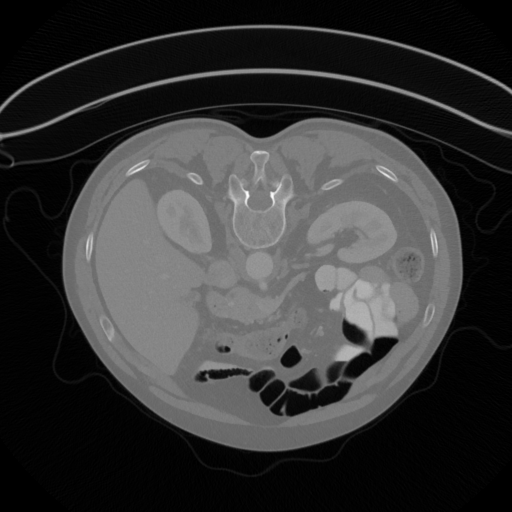
#> input picture exams/2022/fall/data/dicom/1-162.dcm, 512 x 512 px
$ python exam_fall_2022_solution.py
#> lines starting #> are read from the running program, lines starting #| are printed output that depends on the picture; after the words box and inside, x2 and y2 are one past the last pixel; in counts of white or black regions, pixels touching at a corner belong together; pictures that were not available may be replaced by others from this repository, and a replacement may not be noted
import matplotlib.pyplot as plt
import numpy as np
import pydicom as dicom
from skimage.morphology import erosion
from skimage.morphology import disk
from skimage.filters import prewitt
import math
from scipy.stats import norm
import pandas as pd
import seaborn as sns
from skimage import color, io, measure, segmentation, img_as_ubyte
from skimage.filters import threshold_otsu
from skimage.filters import gaussian
from skimage.color import label2rgb
from scipy.spatial import distance
from skimage.transform import rotate
from skimage.transform import EuclideanTransform
from skimage.transform import warp
from skimage.transform import matrix_transform


# E2022
# [248 lines left out: functions pca_on_car_data, haar_feature, system_frame_rate, we_cu_change_detection, linear_stretch_and_otsus, car_tracking_rgb_to_hsv_threshold and 3 more, not called in this run]


# E2022
def abdominal_analysis():
    in_dir = "../data/dicom/"
    ct = dicom.read_file(in_dir + '1-162.dcm')
    ground_truth_img = io.imread(in_dir + 'KidneyROI.png')
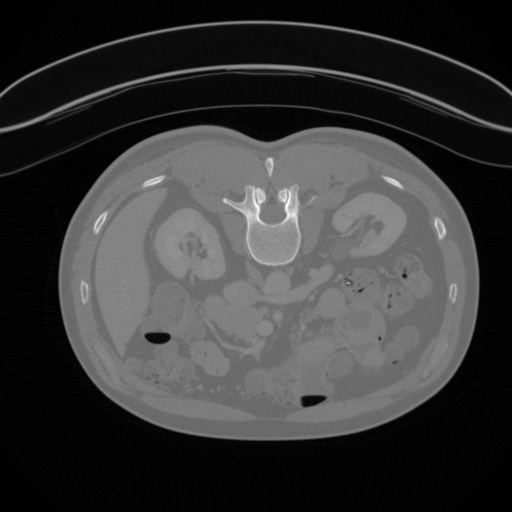
#> input picture exams/2021/spring/data/1-179.dcm, 512 x 512 px, given in place of KidneyROI.png, which was not available
#> ground_truth_img is the input picture: shape (512, 512) int16; min -1024, max 1174, mean -540.1

    img = ct.pixel_array
#> img is the input picture: shape (512, 512) int16; min -1024, max 1140, mean -568.5

    liver_roi = io.imread(in_dir + 'LiverROI.png')
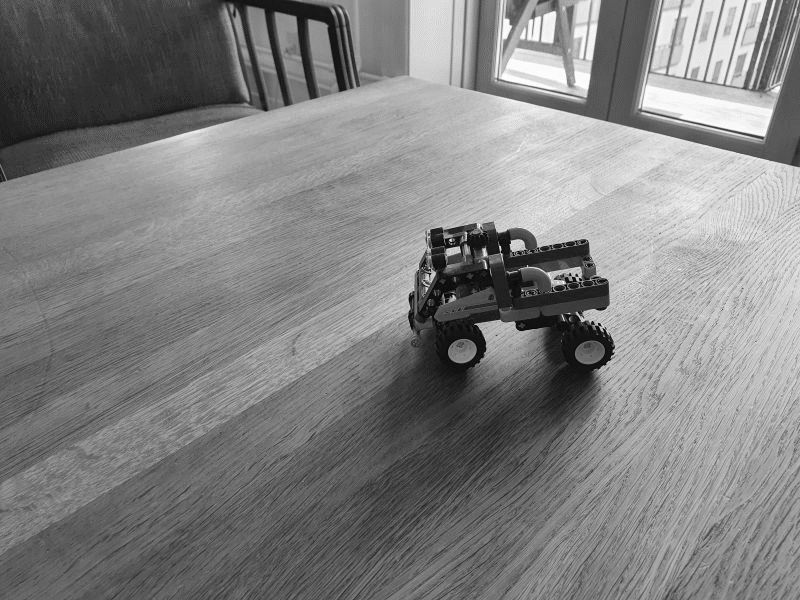
#> input picture exams/2021/spring/data/car1.jpg, 800 x 600 px, given in place of LiverROI.png, which was not available
#> liver_roi is the input picture: shape (600, 800); min 0, max 255, mean 129.5
    liver_mask = liver_roi > 0
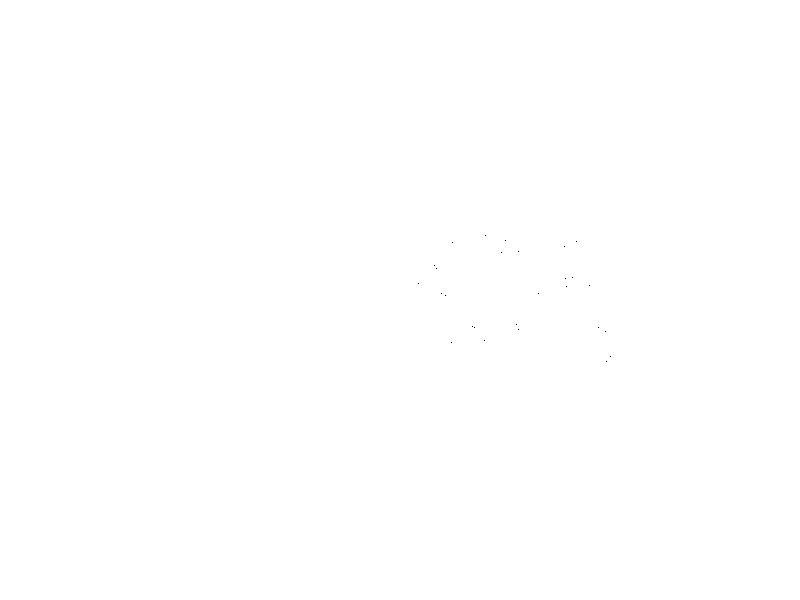
#> liver_mask: shape (600, 800) bool; 100% white; black in thin lines or dots, all inside (x1, y1, x2, y2) = (418, 235, 611, 362)
#> (the run stopped early here; a loop or call above may not have finished)
